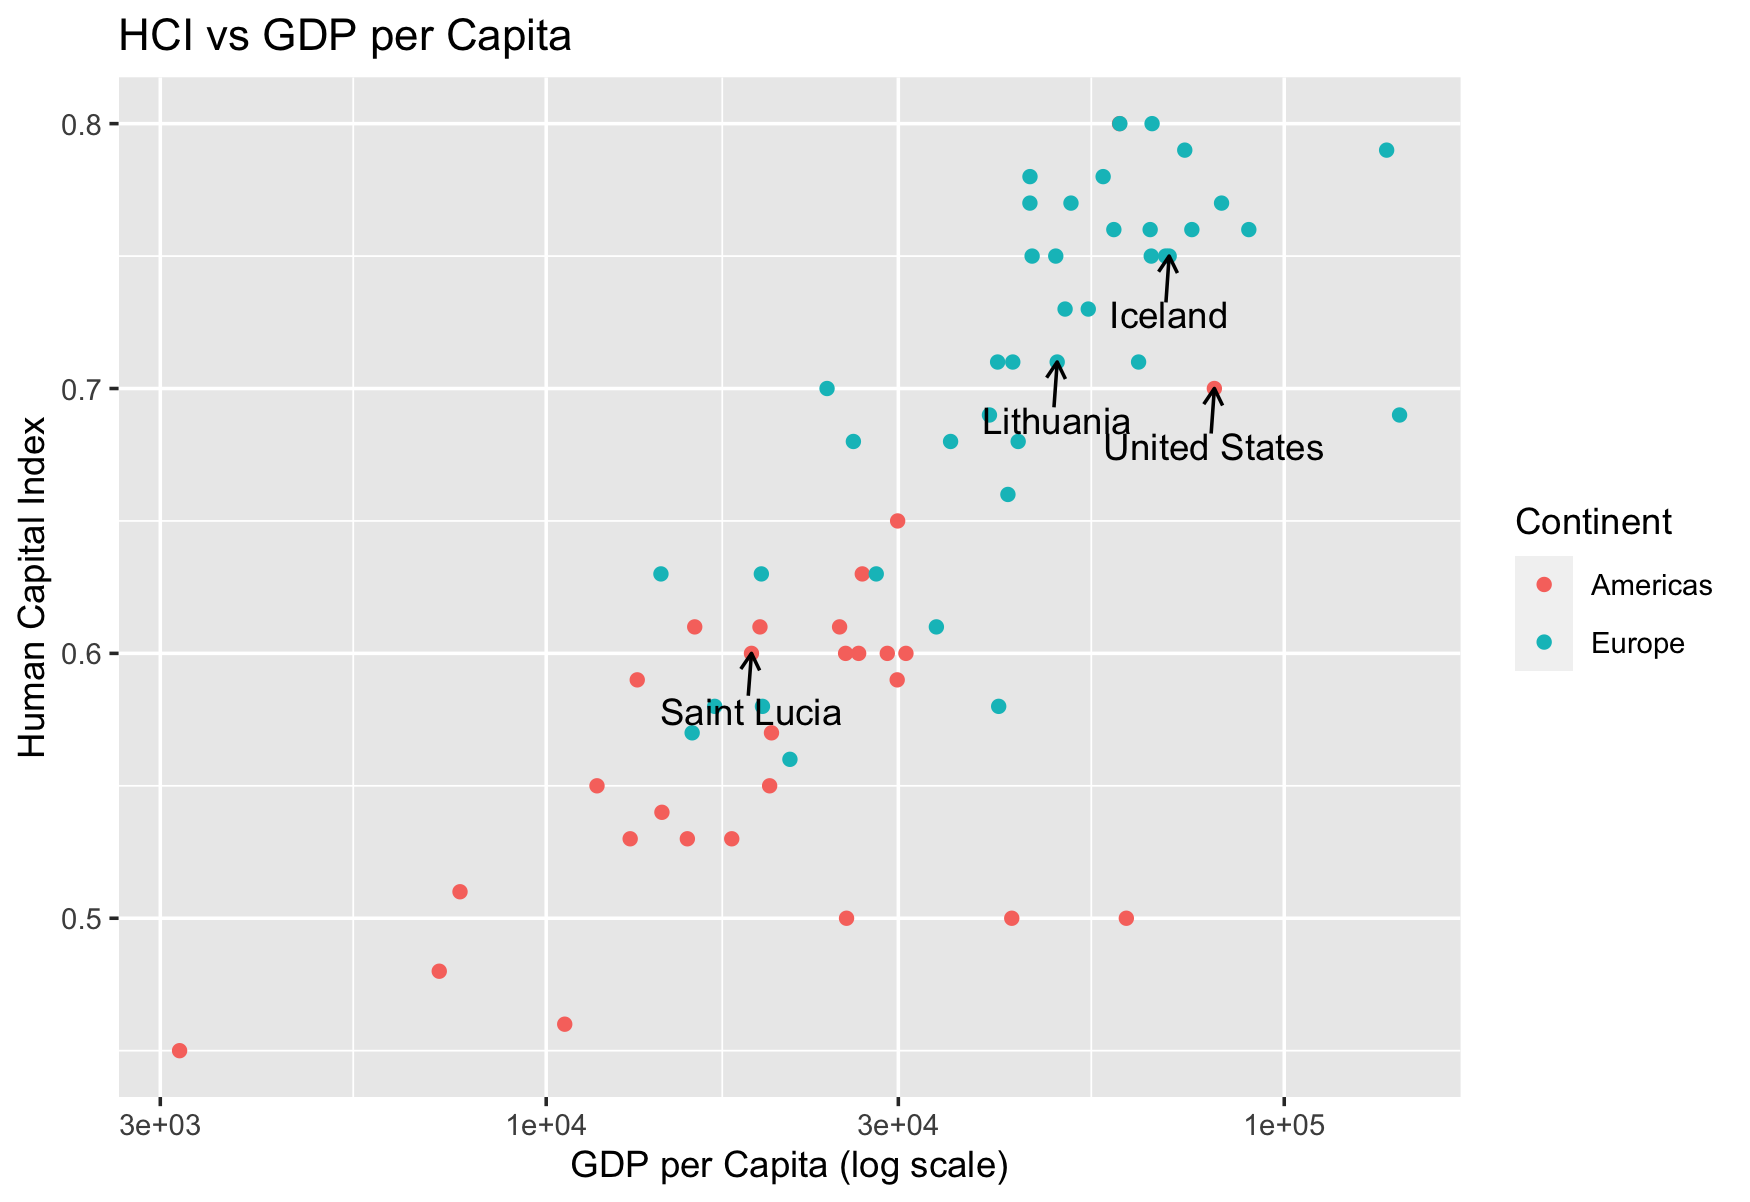

The script that drew this image:
install.packages("ggplot2")
library(ggplot2)

# Ler dados do ficheiro Paises_PIB_ICH.csv
dados <- read.csv("https://web.tecnico.ulisboa.pt/~paulo.soares/pe/projeto/Paises_PIB_ICH.csv")

# Países a identificar
continentes <- c("Europe", "Americas")
tag <- c("Lithuania", "Iceland", "United States", "Saint Lucia")

# Data frame para as setas
dados$label_x <- ifelse(dados$Country %in% tag, dados$GDP * 0.99, NA)
dados$label_y <- ifelse(dados$Country %in% tag, dados$HCI * 0.99, NA)

# Gráfico
dados |>
  subset(Continent %in% continentes) |>
  ggplot() +
  geom_point(aes(x = GDP, y = HCI, color = Continent)) +
  scale_x_log10() +
  geom_text(aes(x = GDP, y = HCI, label = ifelse(Country %in% tag, as.character(Country), '')), 
            hjust = 0.5, vjust = 2.7) +
  geom_segment(aes(x = label_x, y = label_y - 0.01, xend = GDP, yend = HCI), 
               arrow = arrow(length = unit(0.2, "cm")), color = "black", na.rm = TRUE) +
  labs(title = paste("HCI vs GDP per Capita"),
       x = "GDP per Capita (log scale)",
       y = "Human Capital Index")
